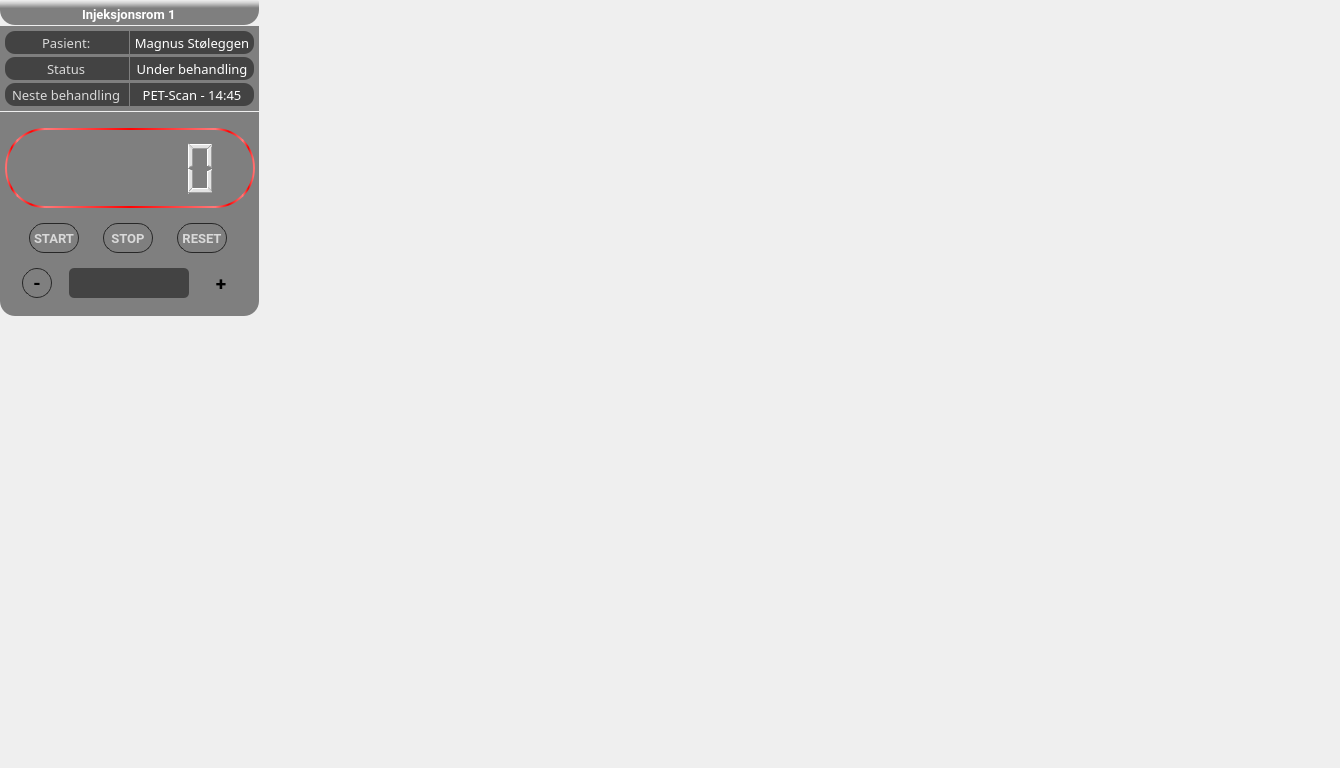
<?xml version="1.0" encoding="UTF-8"?>
<ui version="4.0">
 <class>MainWindow</class>
 <widget class="QMainWindow" name="MainWindow">
  <property name="geometry">
   <rect>
    <x>0</x>
    <y>0</y>
    <width>1340</width>
    <height>768</height>
   </rect>
  </property>
  <property name="windowTitle">
   <string>MainWindow</string>
  </property>
  <widget class="QWidget" name="centrawidget">
   <property name="styleSheet">
    <string notr="true">background:none;
</string>
   </property>
   <widget class="QFrame" name="Room1">
    <property name="geometry">
     <rect>
      <x>0</x>
      <y>0</y>
      <width>259</width>
      <height>316</height>
     </rect>
    </property>
    <property name="minimumSize">
     <size>
      <width>250</width>
      <height>0</height>
     </size>
    </property>
    <property name="maximumSize">
     <size>
      <width>16777215</width>
      <height>16777215</height>
     </size>
    </property>
    <property name="styleSheet">
     <string notr="true">background:none;</string>
    </property>
    <property name="frameShape">
     <enum>QFrame::NoFrame</enum>
    </property>
    <property name="frameShadow">
     <enum>QFrame::Raised</enum>
    </property>
    <layout class="QVBoxLayout" name="verticalLayout_4">
     <property name="spacing">
      <number>1</number>
     </property>
     <property name="leftMargin">
      <number>0</number>
     </property>
     <property name="topMargin">
      <number>0</number>
     </property>
     <property name="rightMargin">
      <number>0</number>
     </property>
     <property name="bottomMargin">
      <number>0</number>
     </property>
     <item>
      <widget class="QFrame" name="roomlabel">
       <property name="minimumSize">
        <size>
         <width>0</width>
         <height>25</height>
        </size>
       </property>
       <property name="maximumSize">
        <size>
         <width>16777215</width>
         <height>25</height>
        </size>
       </property>
       <property name="styleSheet">
        <string notr="true">background-color: qlineargradient(spread:pad, x1:0.539773, y1:1, x2:0.523, y2:0, stop:0.676136 rgba(0, 0, 0, 120), stop:0.881356 rgba(112, 112, 112, 60), stop:1 rgba(255, 255, 255, 0));
border-radius:2px;
border-bottom-left-radius:15px;
border-bottom-right-radius:15px;</string>
       </property>
       <property name="frameShape">
        <enum>QFrame::NoFrame</enum>
       </property>
       <property name="frameShadow">
        <enum>QFrame::Raised</enum>
       </property>
       <layout class="QVBoxLayout" name="verticalLayout_6">
        <property name="spacing">
         <number>0</number>
        </property>
        <property name="leftMargin">
         <number>0</number>
        </property>
        <property name="topMargin">
         <number>4</number>
        </property>
        <property name="rightMargin">
         <number>0</number>
        </property>
        <property name="bottomMargin">
         <number>0</number>
        </property>
        <item alignment="Qt::AlignHCenter">
         <widget class="QLabel" name="label_2">
          <property name="font">
           <font>
            <family>Roboto</family>
            <pointsize>10</pointsize>
            <weight>75</weight>
            <bold>true</bold>
            <kerning>true</kerning>
           </font>
          </property>
          <property name="styleSheet">
           <string notr="true">background:none;
color: rgb(255, 255, 255);</string>
          </property>
          <property name="text">
           <string>Injeksjonsrom 1</string>
          </property>
         </widget>
        </item>
       </layout>
      </widget>
     </item>
     <item>
      <widget class="QFrame" name="pasientstatus">
       <property name="minimumSize">
        <size>
         <width>0</width>
         <height>85</height>
        </size>
       </property>
       <property name="maximumSize">
        <size>
         <width>16777215</width>
         <height>85</height>
        </size>
       </property>
       <property name="styleSheet">
        <string notr="true">border-top-radius:15px;
border-bottom-right-radius:0px;
border-bottom-left-radius:0px;
background-color: rgba(0, 0, 0, 120);</string>
       </property>
       <property name="frameShape">
        <enum>QFrame::NoFrame</enum>
       </property>
       <property name="frameShadow">
        <enum>QFrame::Raised</enum>
       </property>
       <layout class="QGridLayout" name="gridLayout">
        <property name="leftMargin">
         <number>5</number>
        </property>
        <property name="topMargin">
         <number>5</number>
        </property>
        <property name="rightMargin">
         <number>5</number>
        </property>
        <property name="bottomMargin">
         <number>5</number>
        </property>
        <property name="horizontalSpacing">
         <number>1</number>
        </property>
        <property name="verticalSpacing">
         <number>3</number>
        </property>
        <item row="0" column="0">
         <widget class="QFrame" name="pasientframe">
          <property name="styleSheet">
           <string notr="true">border-radius:0px;
border-top-left-radius:10px;
border-bottom-left-radius:10px;</string>
          </property>
          <property name="frameShape">
           <enum>QFrame::NoFrame</enum>
          </property>
          <property name="frameShadow">
           <enum>QFrame::Raised</enum>
          </property>
          <layout class="QVBoxLayout" name="verticalLayout_7">
           <property name="spacing">
            <number>0</number>
           </property>
           <property name="leftMargin">
            <number>0</number>
           </property>
           <property name="topMargin">
            <number>0</number>
           </property>
           <property name="rightMargin">
            <number>0</number>
           </property>
           <property name="bottomMargin">
            <number>0</number>
           </property>
           <item alignment="Qt::AlignHCenter">
            <widget class="QLabel" name="pasientlabel">
             <property name="font">
              <font>
               <family>Roboto Cn</family>
               <pointsize>10</pointsize>
              </font>
             </property>
             <property name="styleSheet">
              <string notr="true">background:none;
color: rgb(217, 217, 217);</string>
             </property>
             <property name="text">
              <string>Pasient:</string>
             </property>
            </widget>
           </item>
          </layout>
         </widget>
        </item>
        <item row="0" column="1">
         <widget class="QFrame" name="pasientsvarframe">
          <property name="styleSheet">
           <string notr="true">border-radius:0px;
border-top-right-radius:10px;
border-bottom-right-radius:10px;</string>
          </property>
          <property name="frameShape">
           <enum>QFrame::NoFrame</enum>
          </property>
          <property name="frameShadow">
           <enum>QFrame::Raised</enum>
          </property>
          <layout class="QVBoxLayout" name="verticalLayout_8">
           <property name="spacing">
            <number>0</number>
           </property>
           <property name="leftMargin">
            <number>0</number>
           </property>
           <property name="topMargin">
            <number>0</number>
           </property>
           <property name="rightMargin">
            <number>0</number>
           </property>
           <property name="bottomMargin">
            <number>0</number>
           </property>
           <item>
            <widget class="QLabel" name="pasientsvarlabel">
             <property name="font">
              <font>
               <family>Roboto Cn</family>
               <pointsize>10</pointsize>
              </font>
             </property>
             <property name="styleSheet">
              <string notr="true">background:none;
color: rgb(255, 255, 255);</string>
             </property>
             <property name="text">
              <string>Magnus Støleggen</string>
             </property>
             <property name="alignment">
              <set>Qt::AlignCenter</set>
             </property>
            </widget>
           </item>
          </layout>
         </widget>
        </item>
        <item row="1" column="0">
         <widget class="QFrame" name="statusframe">
          <property name="styleSheet">
           <string notr="true">border-radius:0px;
border-top-left-radius:10px;
border-bottom-left-radius:10px;</string>
          </property>
          <property name="frameShape">
           <enum>QFrame::NoFrame</enum>
          </property>
          <property name="frameShadow">
           <enum>QFrame::Raised</enum>
          </property>
          <layout class="QVBoxLayout" name="verticalLayout_9">
           <property name="spacing">
            <number>0</number>
           </property>
           <property name="leftMargin">
            <number>0</number>
           </property>
           <property name="topMargin">
            <number>0</number>
           </property>
           <property name="rightMargin">
            <number>0</number>
           </property>
           <property name="bottomMargin">
            <number>0</number>
           </property>
           <item alignment="Qt::AlignHCenter">
            <widget class="QLabel" name="statuslabel">
             <property name="font">
              <font>
               <family>Roboto Cn</family>
               <pointsize>10</pointsize>
              </font>
             </property>
             <property name="styleSheet">
              <string notr="true">background:none;
color: rgb(217, 217, 217);</string>
             </property>
             <property name="text">
              <string>Status</string>
             </property>
            </widget>
           </item>
          </layout>
         </widget>
        </item>
        <item row="1" column="1">
         <widget class="QFrame" name="statussvarframe">
          <property name="styleSheet">
           <string notr="true">border-radius:0px;
border-top-right-radius:10px;
border-bottom-right-radius:10px;</string>
          </property>
          <property name="frameShape">
           <enum>QFrame::NoFrame</enum>
          </property>
          <property name="frameShadow">
           <enum>QFrame::Raised</enum>
          </property>
          <layout class="QVBoxLayout" name="verticalLayout_10">
           <property name="spacing">
            <number>0</number>
           </property>
           <property name="leftMargin">
            <number>0</number>
           </property>
           <property name="topMargin">
            <number>0</number>
           </property>
           <property name="rightMargin">
            <number>0</number>
           </property>
           <property name="bottomMargin">
            <number>0</number>
           </property>
           <item>
            <widget class="QLabel" name="statussvarlabel">
             <property name="font">
              <font>
               <family>Roboto Cn</family>
               <pointsize>10</pointsize>
              </font>
             </property>
             <property name="styleSheet">
              <string notr="true">background:none;
color: rgb(255, 255, 255);</string>
             </property>
             <property name="text">
              <string>Under behandling</string>
             </property>
             <property name="alignment">
              <set>Qt::AlignCenter</set>
             </property>
            </widget>
           </item>
          </layout>
         </widget>
        </item>
        <item row="2" column="0">
         <widget class="QFrame" name="nestebeh">
          <property name="styleSheet">
           <string notr="true">border-radius:0px;
border-top-left-radius:10px;
border-bottom-left-radius:10px;</string>
          </property>
          <property name="frameShape">
           <enum>QFrame::NoFrame</enum>
          </property>
          <property name="frameShadow">
           <enum>QFrame::Raised</enum>
          </property>
          <layout class="QVBoxLayout" name="verticalLayout_11">
           <property name="spacing">
            <number>0</number>
           </property>
           <property name="leftMargin">
            <number>0</number>
           </property>
           <property name="topMargin">
            <number>0</number>
           </property>
           <property name="rightMargin">
            <number>0</number>
           </property>
           <property name="bottomMargin">
            <number>0</number>
           </property>
           <item alignment="Qt::AlignHCenter">
            <widget class="QLabel" name="nestebehlabel">
             <property name="font">
              <font>
               <family>Roboto Cn</family>
               <pointsize>10</pointsize>
              </font>
             </property>
             <property name="styleSheet">
              <string notr="true">background:none;
color: rgb(217, 217, 217);</string>
             </property>
             <property name="text">
              <string>Neste behandling</string>
             </property>
            </widget>
           </item>
          </layout>
         </widget>
        </item>
        <item row="2" column="1">
         <widget class="QFrame" name="nestebehsvarframe">
          <property name="styleSheet">
           <string notr="true">border-radius:0px;
border-top-right-radius:10px;
border-bottom-right-radius:10px;</string>
          </property>
          <property name="frameShape">
           <enum>QFrame::NoFrame</enum>
          </property>
          <property name="frameShadow">
           <enum>QFrame::Raised</enum>
          </property>
          <layout class="QVBoxLayout" name="verticalLayout_12">
           <property name="spacing">
            <number>0</number>
           </property>
           <property name="leftMargin">
            <number>0</number>
           </property>
           <property name="topMargin">
            <number>0</number>
           </property>
           <property name="rightMargin">
            <number>0</number>
           </property>
           <property name="bottomMargin">
            <number>0</number>
           </property>
           <item>
            <widget class="QLabel" name="nestebehsvarlabel">
             <property name="font">
              <font>
               <family>Roboto Cn</family>
               <pointsize>10</pointsize>
              </font>
             </property>
             <property name="styleSheet">
              <string notr="true">background:none;
color: rgb(255, 255, 255);</string>
             </property>
             <property name="text">
              <string>PET-Scan - 14:45</string>
             </property>
             <property name="alignment">
              <set>Qt::AlignCenter</set>
             </property>
            </widget>
           </item>
          </layout>
         </widget>
        </item>
       </layout>
      </widget>
     </item>
     <item>
      <widget class="QFrame" name="timer">
       <property name="styleSheet">
        <string notr="true">border-radius:0px;
background-color: rgba(0, 0, 0, 120);
border-bottom-left-radius:15px;
border-bottom-right-radius:15px;</string>
       </property>
       <property name="frameShape">
        <enum>QFrame::StyledPanel</enum>
       </property>
       <property name="frameShadow">
        <enum>QFrame::Raised</enum>
       </property>
       <layout class="QVBoxLayout" name="verticalLayout_44">
        <property name="spacing">
         <number>4</number>
        </property>
        <property name="leftMargin">
         <number>5</number>
        </property>
        <property name="topMargin">
         <number>5</number>
        </property>
        <property name="rightMargin">
         <number>5</number>
        </property>
        <property name="bottomMargin">
         <number>5</number>
        </property>
        <item alignment="Qt::AlignHCenter">
         <widget class="QFrame" name="timerframe">
          <property name="minimumSize">
           <size>
            <width>250</width>
            <height>80</height>
           </size>
          </property>
          <property name="maximumSize">
           <size>
            <width>250</width>
            <height>80</height>
           </size>
          </property>
          <property name="styleSheet">
           <string notr="true">border-radius:40px;
background:none;
border:2px solid;
border-color: qlineargradient(spread:reflect, x1:0.5, y1:0, x2:1, y2:0, stop:0 rgba(255, 2, 2, 255), stop:1 rgba(255, 120, 120, 255));</string>
          </property>
          <property name="frameShape">
           <enum>QFrame::NoFrame</enum>
          </property>
          <property name="frameShadow">
           <enum>QFrame::Raised</enum>
          </property>
          <layout class="QVBoxLayout" name="verticalLayout_49">
           <item>
            <widget class="QLCDNumber" name="lcdtime">
             <property name="styleSheet">
              <string notr="true">background:none;
border:none;
color: rgba(255, 255, 255, 200);</string>
             </property>
             <property name="frameShape">
              <enum>QFrame::NoFrame</enum>
             </property>
             <property name="digitCount">
              <number>6</number>
             </property>
             <property name="segmentStyle">
              <enum>QLCDNumber::Filled</enum>
             </property>
            </widget>
           </item>
          </layout>
         </widget>
        </item>
        <item>
         <widget class="QFrame" name="startstopframe">
          <property name="minimumSize">
           <size>
            <width>0</width>
            <height>30</height>
           </size>
          </property>
          <property name="maximumSize">
           <size>
            <width>16777215</width>
            <height>30</height>
           </size>
          </property>
          <property name="styleSheet">
           <string notr="true">background:none;</string>
          </property>
          <property name="frameShape">
           <enum>QFrame::StyledPanel</enum>
          </property>
          <property name="frameShadow">
           <enum>QFrame::Raised</enum>
          </property>
          <layout class="QHBoxLayout" name="horizontalLayout_11">
           <property name="spacing">
            <number>0</number>
           </property>
           <property name="leftMargin">
            <number>0</number>
           </property>
           <property name="topMargin">
            <number>0</number>
           </property>
           <property name="rightMargin">
            <number>0</number>
           </property>
           <property name="bottomMargin">
            <number>0</number>
           </property>
           <item>
            <widget class="QPushButton" name="start">
             <property name="minimumSize">
              <size>
               <width>50</width>
               <height>30</height>
              </size>
             </property>
             <property name="maximumSize">
              <size>
               <width>50</width>
               <height>30</height>
              </size>
             </property>
             <property name="font">
              <font>
               <family>Roboto</family>
               <pointsize>10</pointsize>
               <weight>75</weight>
               <bold>true</bold>
              </font>
             </property>
             <property name="styleSheet">
              <string notr="true">QPushButton{
border:1px solid;
border-color: rgb(39, 39, 39);
border-radius:0px;
border-radius:15px;
background-color: rbg(0,0,0,80);
	color: rgb(217, 217, 217);
}
QPushButton:hover{
background-color: rgba(0, 0, 0, 120);
}</string>
             </property>
             <property name="text">
              <string>START</string>
             </property>
            </widget>
           </item>
           <item>
            <widget class="QPushButton" name="stop">
             <property name="minimumSize">
              <size>
               <width>50</width>
               <height>30</height>
              </size>
             </property>
             <property name="maximumSize">
              <size>
               <width>50</width>
               <height>30</height>
              </size>
             </property>
             <property name="font">
              <font>
               <family>Roboto</family>
               <pointsize>10</pointsize>
               <weight>75</weight>
               <bold>true</bold>
              </font>
             </property>
             <property name="styleSheet">
              <string notr="true">QPushButton{
border:1px solid;
border-color: rgb(39, 39, 39);
border-radius:0px;
border-radius:15px;
background-color: rbg(0,0,0,80);
	color: rgb(217, 217, 217);
}
QPushButton:hover{
background-color: rgba(0, 0, 0, 120);
}</string>
             </property>
             <property name="text">
              <string>STOP</string>
             </property>
            </widget>
           </item>
           <item>
            <widget class="QPushButton" name="reset">
             <property name="minimumSize">
              <size>
               <width>50</width>
               <height>30</height>
              </size>
             </property>
             <property name="maximumSize">
              <size>
               <width>50</width>
               <height>30</height>
              </size>
             </property>
             <property name="font">
              <font>
               <family>Roboto</family>
               <pointsize>10</pointsize>
               <weight>75</weight>
               <bold>true</bold>
              </font>
             </property>
             <property name="styleSheet">
              <string notr="true">QPushButton{
border:1px solid;
border-color: rgb(39, 39, 39);
border-radius:0px;
border-radius:15px;
background-color: rbg(0,0,0,80);
	color: rgb(217, 217, 217);
}
QPushButton:hover{
background-color: rgba(0, 0, 0, 120);
}</string>
             </property>
             <property name="text">
              <string>RESET</string>
             </property>
            </widget>
           </item>
          </layout>
         </widget>
        </item>
        <item>
         <widget class="QFrame" name="addtimeframe">
          <property name="minimumSize">
           <size>
            <width>0</width>
            <height>30</height>
           </size>
          </property>
          <property name="maximumSize">
           <size>
            <width>16777215</width>
            <height>30</height>
           </size>
          </property>
          <property name="styleSheet">
           <string notr="true">background:none</string>
          </property>
          <property name="frameShape">
           <enum>QFrame::StyledPanel</enum>
          </property>
          <property name="frameShadow">
           <enum>QFrame::Raised</enum>
          </property>
          <layout class="QHBoxLayout" name="horizontalLayout_6">
           <property name="spacing">
            <number>0</number>
           </property>
           <property name="leftMargin">
            <number>0</number>
           </property>
           <property name="topMargin">
            <number>0</number>
           </property>
           <property name="rightMargin">
            <number>0</number>
           </property>
           <property name="bottomMargin">
            <number>0</number>
           </property>
           <item>
            <widget class="QPushButton" name="minus">
             <property name="minimumSize">
              <size>
               <width>30</width>
               <height>30</height>
              </size>
             </property>
             <property name="maximumSize">
              <size>
               <width>30</width>
               <height>30</height>
              </size>
             </property>
             <property name="font">
              <font>
               <family>Roboto</family>
               <pointsize>14</pointsize>
               <weight>75</weight>
               <bold>true</bold>
              </font>
             </property>
             <property name="styleSheet">
              <string notr="true">QPushButton{
border:1px solid;
border-color: rgb(39, 39, 39);
border-radius:0px;
border-radius:15px;
background-color: rbg(0,0,0,80);
}
QPushButton:hover{
background-color: rgba(255, 2, 2, 100);
}</string>
             </property>
             <property name="text">
              <string>-</string>
             </property>
            </widget>
           </item>
           <item>
            <widget class="QLineEdit" name="textenter">
             <property name="minimumSize">
              <size>
               <width>0</width>
               <height>30</height>
              </size>
             </property>
             <property name="maximumSize">
              <size>
               <width>120</width>
               <height>16777215</height>
              </size>
             </property>
             <property name="font">
              <font>
               <family>Roboto Cn</family>
               <pointsize>10</pointsize>
              </font>
             </property>
             <property name="styleSheet">
              <string notr="true">border-radius:5px;
background-color: rgba(0, 0, 0, 120); 
color: rgb(255, 255, 255);</string>
             </property>
             <property name="alignment">
              <set>Qt::AlignCenter</set>
             </property>
            </widget>
           </item>
           <item>
            <widget class="QPushButton" name="plus">
             <property name="minimumSize">
              <size>
               <width>30</width>
               <height>30</height>
              </size>
             </property>
             <property name="maximumSize">
              <size>
               <width>30</width>
               <height>30</height>
              </size>
             </property>
             <property name="font">
              <font>
               <family>Roboto</family>
               <pointsize>14</pointsize>
               <weight>75</weight>
               <bold>true</bold>
               <kerning>false</kerning>
              </font>
             </property>
             <property name="styleSheet">
              <string notr="true">QPushButton{
border:1px solid;
border-color: rgb(39, 39, 39);
border-radius:0px;
border-radius:15px;
background-color: rgb(0,0,0,80);
}
QPushButton:hover{
background-color: rgba(0, 255, 0, 100);
};</string>
             </property>
             <property name="text">
              <string>+</string>
             </property>
             <property name="autoRepeatDelay">
              <number>0</number>
             </property>
            </widget>
           </item>
          </layout>
         </widget>
        </item>
       </layout>
      </widget>
     </item>
    </layout>
   </widget>
  </widget>
 </widget>
 <resources>
  <include location="Bakgrunnsbilde.qrc"/>
 </resources>
 <connections/>
</ui>
